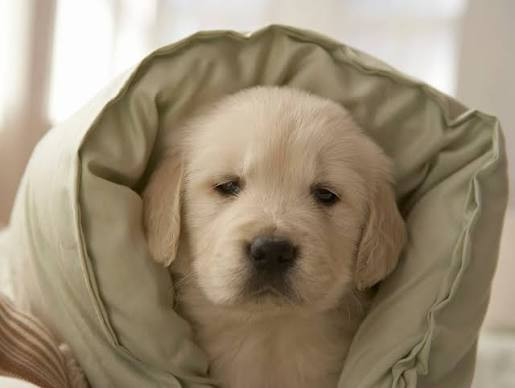
#> input picture PBL/rgb_histogram_equalization_project/samples/I2.jpg, 515 x 388 px, found by its file name
$ python PRA3.py
#> lines starting #> are read from the running program, lines starting #| are printed output that depends on the picture
# [73 lines of commented-out code are left out]


import numpy as np
import cv2 as cv
img = cv.imread("I2.jpg", 0)
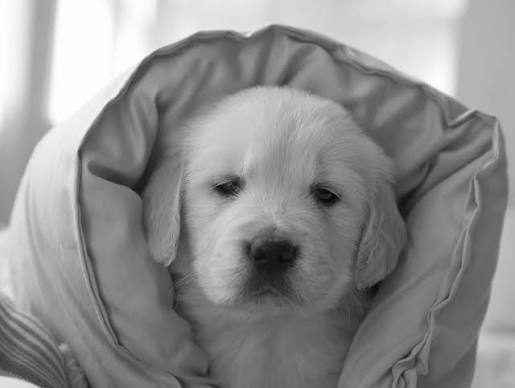
#> img: shape (388, 515); min 0, max 255, mean 142.5
rows, cols = img.shape
#> rows = 388; cols = 515
M = np.float32([[1, 0, 0], [0.5, 1, 0], [0, 0, 1]])
sheared_img = cv.warpPerspective(img, M, (int(cols*1.5), int(rows*1.5)))
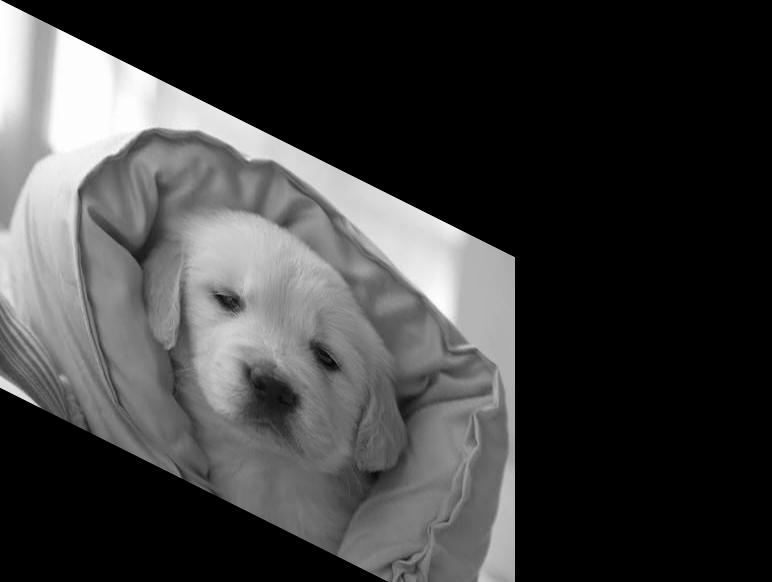
#> sheared_img: shape (582, 772); min 0, max 255, mean 62.2
cv.imshow("Manish", sheared_img)
cv.waitKey(0)
cv.destroyAllWindows()

$ run again, with PBL/rgb_histogram_equalization_project/samples/landscape1_hazy_mountains.jpg copied over PBL/rgb_histogram_equalization_project/samples/I2.jpg
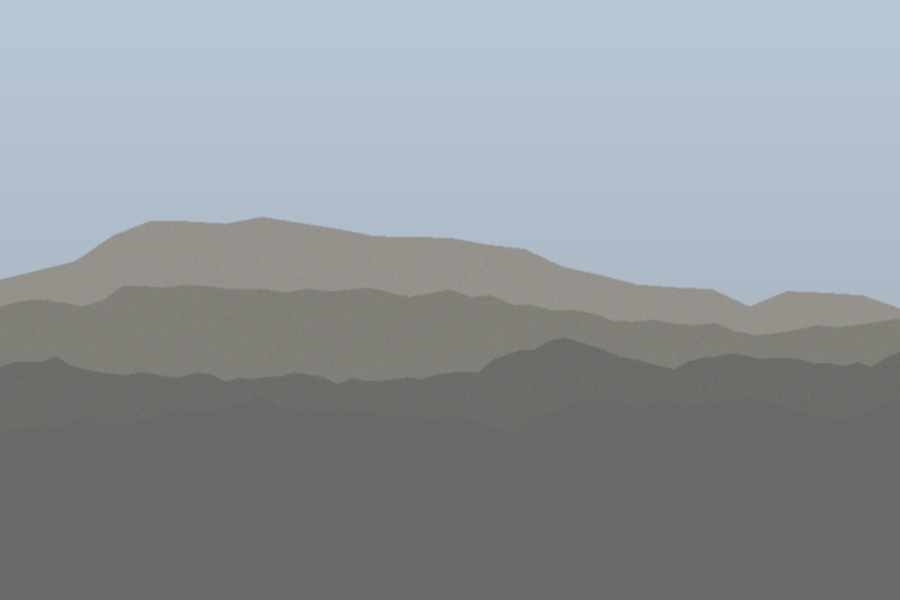
#> input picture PBL/rgb_histogram_equalization_project/samples/landscape1_hazy_mountains.jpg, 900 x 600 px, found by its file name
#> `sheared_img = cv.warpPerspective(img, M, (int(cols*1.5), int(rows*1.5)))`:
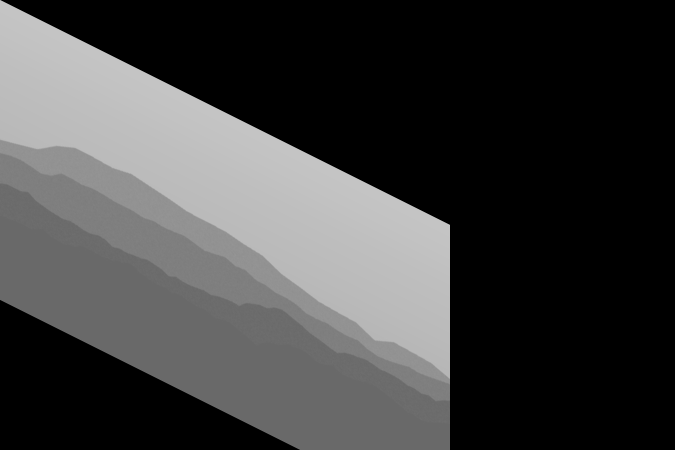
#> sheared_img: shape (900, 1350) (shown at 1/2 size); min 0, max 196, mean 63.5
